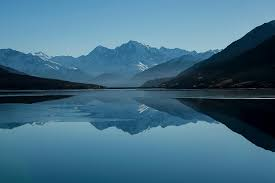
#> input picture VISION/pic2.jpeg, 275 x 183 px
$ python TP7.py
#> lines starting #> are read from the running program, lines starting #| are printed output that depends on the picture
import cv2 as cv
import numpy as np
img = cv.imread('pic2.jpeg', cv.IMREAD_COLOR)
#> img is the input picture: shape (183, 275, 3); mean B, G, R 131.8, 108.5, 65.2
img_b = np.zeros(img.shape, img.dtype)
img_g = np.zeros(img.shape, img.dtype)
img_r = np.zeros(img.shape, img.dtype)
print("img shape is", img.shape)
#| img shape is (183, 275, 3)
h, w, c = img.shape
#> h = 183; w = 275; c = 3
# [5 lines of commented-out code are left out]


img_b[:, :, 0], img_g[:, :, 1], img_r[:, :,2] = img[:,:,0] ,img[:,:,1],img[:,:,2]
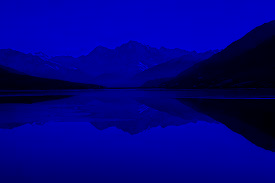
#> img_b: shape (183, 275, 3); mean B, G, R 131.8, 0, 0
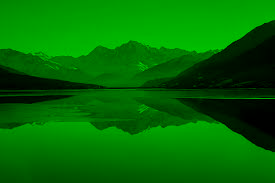
#> img_g: shape (183, 275, 3); mean B, G, R 0, 108.5, 0
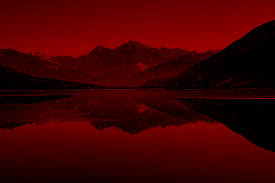
#> img_r: shape (183, 275, 3); mean B, G, R 0, 0, 65.2

img_gray = img[:, :, 0] / 3 + img[:, :, 1] / 3 + img[:, :, 2] / 3
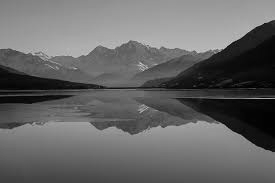
#> img_gray: shape (183, 275) float64; min 1.67, max 208.3, mean 101.8

img_hsv = cv.cvtColor(img, cv.COLOR_BGR2HSV)
#> img_hsv: shape (183, 275, 3); mean H, S, V 101, 144.8, 131.8
img_float32 = np.float32(img)/255
cv.imshow('image float32', img_float32)
# cv.imshow('image U16', np.uint16(img_float32)*(2**16-1))
cv.imshow('image U16-2', np.uint16(img_float32*(2**16-1)))
# [4 lines of commented-out code are left out]
cv.imshow('hsv', img_hsv)
cv.waitKey(0)
cv.destroyAllWindows()

$ run again, with VISION/image.jpg copied over VISION/pic2.jpeg
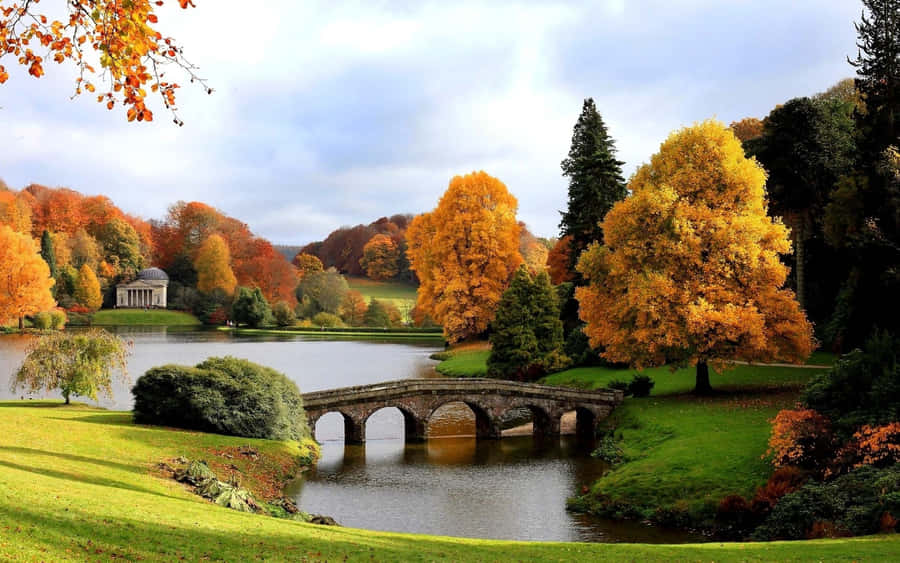
#> input picture VISION/image.jpg, 900 x 563 px
#> img is the input picture: shape (563, 900, 3); mean B, G, R 104.4, 132.1, 141.2
#| img shape is (563, 900, 3)
#> `img_b[:, :, 0], img_g[:, :, 1], img_r[:, :,2] = img[:,:,0] ,img[:,:,1]..`:
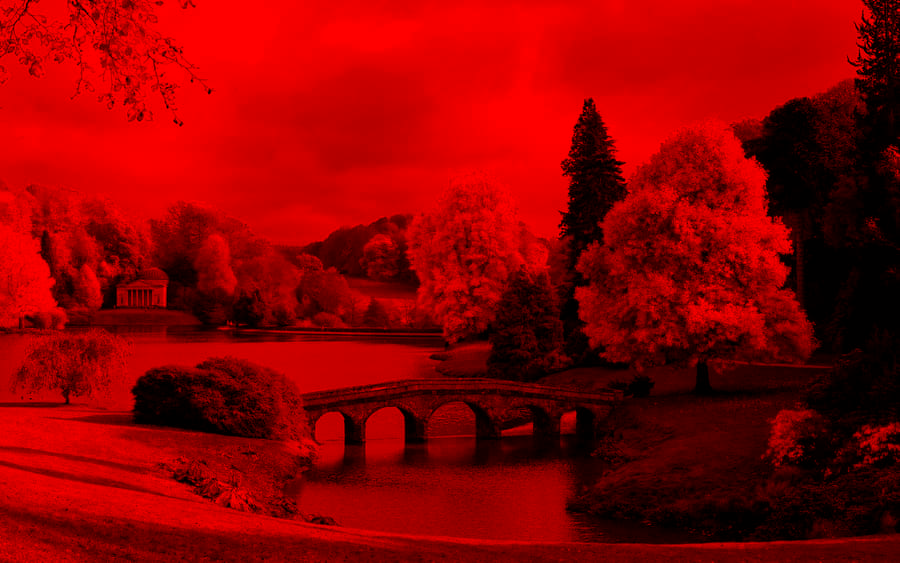
#> img_r: shape (563, 900, 3); mean B, G, R 0, 0, 141.2
#> `img_gray = img[:, :, 0] / 3 + img[:, :, 1] / 3 + img[:, :, 2] / 3`:
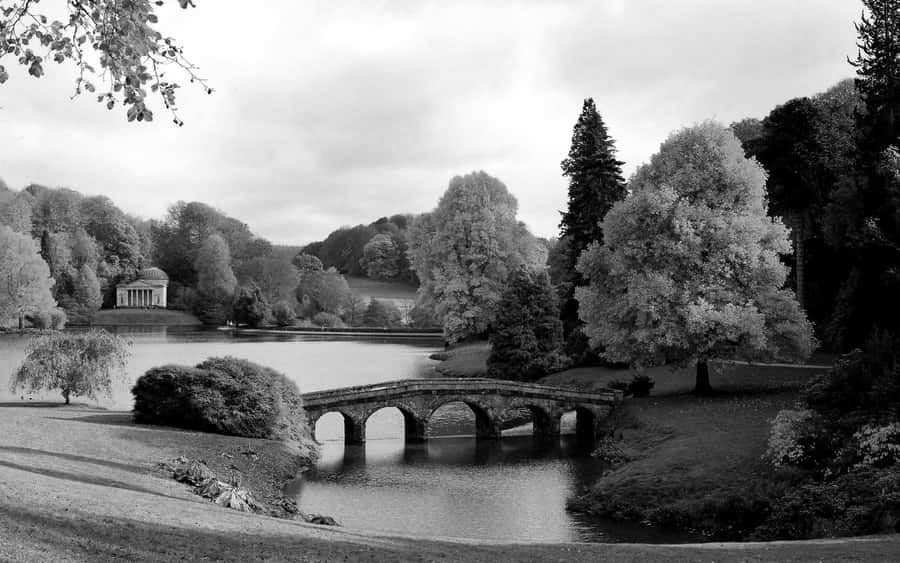
#> img_gray: shape (563, 900) float64; min 0, max 255, mean 125.9
#> img_hsv: shape (563, 900, 3); mean H, S, V 47.7, 114.5, 151.2

$ run again, with VISION/pic3.jpg copied over VISION/pic2.jpeg
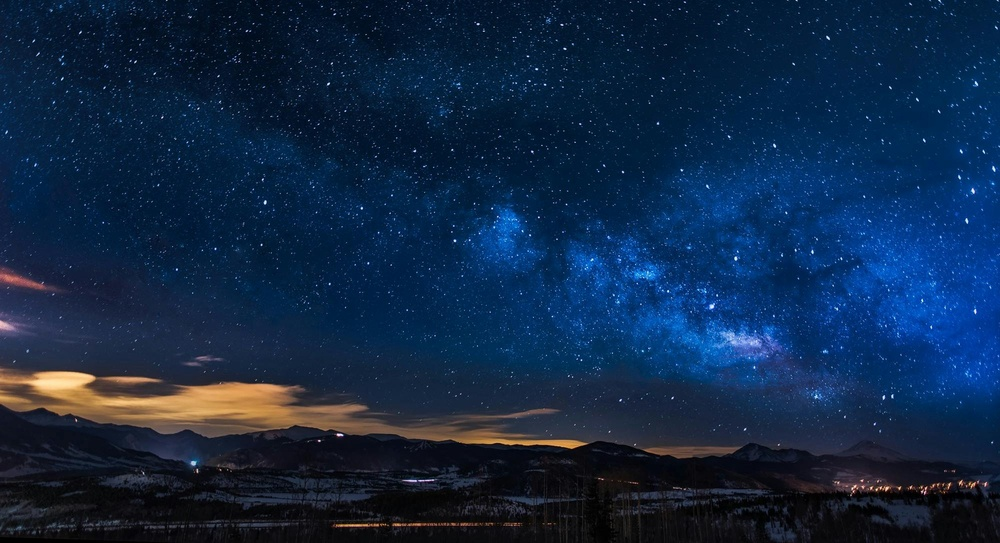
#> input picture VISION/pic3.jpg, 1000 x 543 px, shrunk from 2000 x 1086 before the run
#> img is the input picture: shape (543, 1000, 3); mean B, G, R 70, 39.4, 16.1
#| img shape is (543, 1000, 3)
#> `img_b[:, :, 0], img_g[:, :, 1], img_r[:, :,2] = img[:,:,0] ,img[:,:,1]..`:
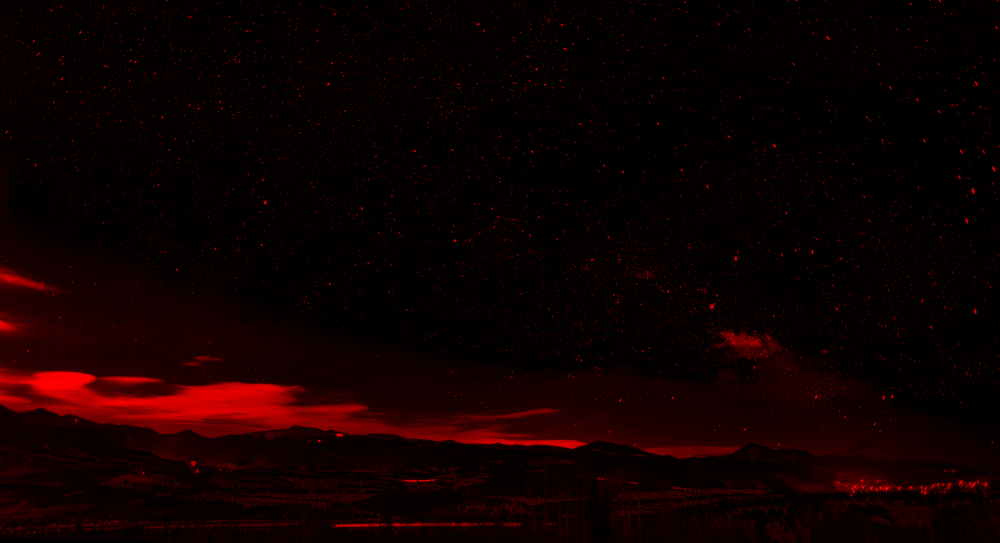
#> img_r: shape (543, 1000, 3); mean B, G, R 0, 0, 16.1
#> `img_gray = img[:, :, 0] / 3 + img[:, :, 1] / 3 + img[:, :, 2] / 3`:
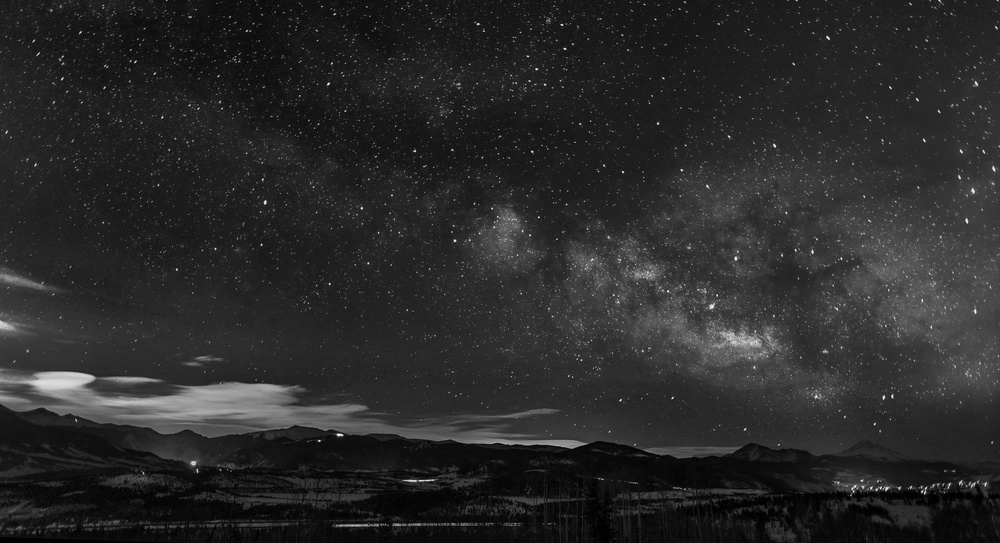
#> img_gray: shape (543, 1000) float64; min 0, max 247.7, mean 41.8
#> img_hsv: shape (543, 1000, 3); mean H, S, V 104.2, 197, 72.7
